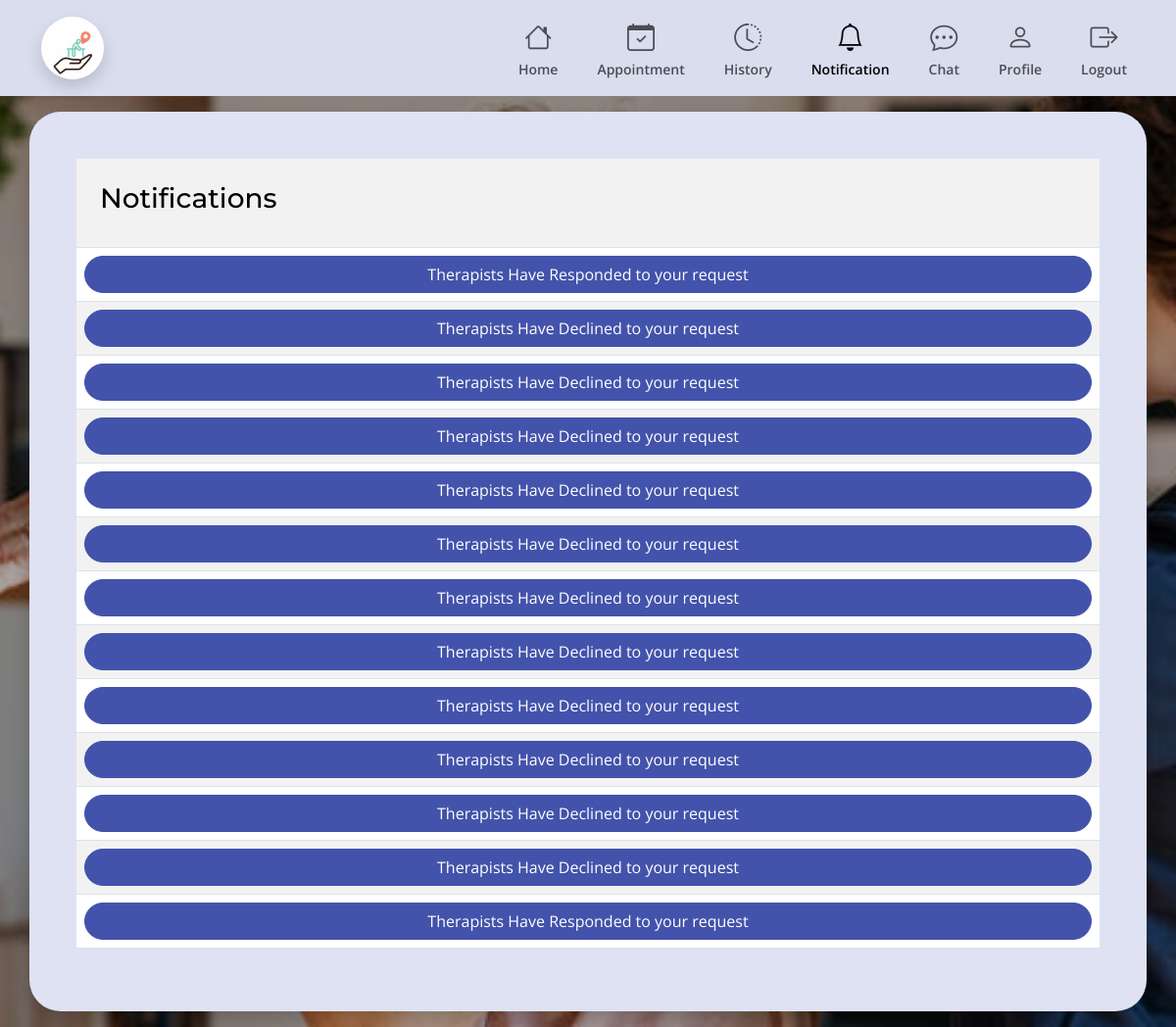
The app's page /PATnotif.php (signed in) with its own data.
### tables this page shows
CREATE TABLE `tbl_notifications` (
  `notification_id` int(11) NOT NULL,
  `user_id` int(11) DEFAULT NULL,
  `appointment_id` int(11) DEFAULT NULL,
  `type` varchar(200) DEFAULT NULL,
  `is_read` tinyint(1) DEFAULT NULL,
  `created_at` datetime DEFAULT current_timestamp()
);

### PATnotif.php (the view, shortened to what this page needs)
<?php
include "./database.php";
$var_notif = "SELECT * FROM tbl_notifications WHERE user_id=" . $_SESSION["sess_id"];
$var_qry = mysqli_query($var_conn, $var_notif);
?>
<!DOCTYPE html>
<html data-bs-theme="light">
<head>
    <link rel='stylesheet' type='text/css' media='screen' href='./assets/css/PatientHomePage.css'>
</head>
<body>
    <header>
        <nav class="navbar navbar-expand-lg bg-primary-subtle">
            <div class="container">
                <a class="navbar-brand" href="#">
                    <img src="./assets/img/Logo.jpg" class="rounded-pill shadow" alt="Logo.jpg" width="64" height="64">
                </a>
                <div class="offcanvas offcanvas-start bg-primary-subtle" tabindex="-1" id="offcanvasNavbar"
                    aria-labelledby="offcanvasNavbarLabel">
                    <div class="offcanvas-body">
                        <ul class="navbar-nav justify-content-end flex-grow-1 pe-0 gap-0 gap-lg-4">
                            <li class="nav-item">
                                <a class="nav-link fw-semibold text-center" aria-current="page" href="./PatientHomePage.php">
                                    <i class="bi bi-house fs-3"></i><br>
                                    <small>Home</small>
                                </a>
                            </li>
                            <li class="nav-item">
                                <a class="nav-link fw-semibold text-center" aria-current="page" href="./PATAppointmentList.php">
                                    <i class="bi bi-calendar-check fs-3"></i><br>
                                    <small>Appointment</small>
                                </a>
                            </li>
                            <li class="nav-item">
                                <a class="nav-link fw-semibold text-center" aria-current="page" href="#">
                                    <i class="bi bi-clock-history fs-3"></i><br>
                                    <small>History</small>
                                </a>
                            </li>
                            <li class="nav-item">
                                <a class="nav-link fw-semibold text-center active" aria-current="page" href="./PATnotif.php">
                                    <i class="bi bi-bell fs-3"></i><br>
                                    <small>Notification</small>
                                </a>
                            </li>
                            <li class="nav-item">
                                <a class="nav-link fw-semibold text-center" aria-current="page" href="./PatientChat.php">
                                    <i class="bi bi-chat-dots fs-3 chat-badge"></i><br>
                                    <small>Chat</small>
                                </a>
                            </li>
                            <li class="nav-item">
                                <a class="nav-link fw-semibold text-center" aria-current="page" href="./ProfilePage.php">
                                    <i class="bi bi-person fs-3"></i><br>
                                    <small>Profile</small>
                                </a>
                            </li>
                            <li class="nav-item">
                                <a class="nav-link fw-semibold text-center" aria-current="page" href="./Logout.php">
                                    <i class="bi bi-box-arrow-right fs-3"></i><br>
                                    <small>Logout</small>
                                </a>
                            </li>
                        </ul>
                    </div>
                </div>
            </div>
        </nav>
    </header>
    <main class="py-0 py-lg-3">
        <section class="main-section bg-secondary-subtle py-3 py-lg-5 px-3 px-lg-5 shadow container-fluid container-lg">
            <form method="POST" action="PATAppointmentList.php" class="needs-validation" novalidate>
                <table class="table table-striped">
                    <tr>
                        <th class="p-4">
                            <h3>Notifications</h3>
                        </th>
                    </tr>
                    <?php
                    while ($var_rec = mysqli_fetch_array($var_qry)) {
                    $type = $var_rec["type"];
                    ?>
                        <tr>
                            <td class="p-2">
                                <?php
                                    echo "
                                    <input type='text' name='response' value='R' style='display: none;'>
                                    <button type='submit' name='BtnFilter' class='btn btn-primary px-5 w-100 rounded-5'>$type</button>
                                    ";
                                ?>
                            </td>
                        </tr>
                    <?php } ?>
                </table>
            </form>
        </section>
    </main>
</body>
</html>

### records on screen
tbl_notifications: type "Therapists Have Responded to your request"
tbl_notifications: type "Therapists Have Declined to your request"
tbl_notifications: type "Therapists Have Declined to your request"
tbl_notifications: type "Therapists Have Declined to your request"
tbl_notifications: type "Therapists Have Declined to your request"
tbl_notifications: type "Therapists Have Declined to your request"
tbl_notifications: type "Therapists Have Declined to your request"
tbl_notifications: type "Therapists Have Declined to your request"
tbl_notifications: type "Therapists Have Declined to your request"
tbl_notifications: type "Therapists Have Declined to your request"
tbl_notifications: type "Therapists Have Declined to your request"
tbl_notifications: type "Therapists Have Declined to your request"
tbl_notifications: type "Therapists Have Responded to your request"
